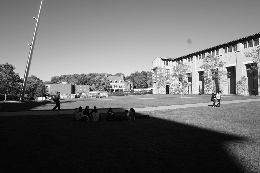
#> input picture test-data/CMU0-1/modified/01.JPG, 260 x 173 px
$ jupyter execute layer.ipynb
#> lines starting #> are read from the running program, lines starting #| are printed output that depends on the picture
### stitcher/file_mods.py
import numpy as np

def DrawImageFromCoords(coords, vals, origin, canvas):
    # Find max and min of x1 and x2 in coords, use for bounding box of image.
    # Min/Max of vals doesn't matter, we aren't normalizing.
    # Origin should be bottom left of image. Top left? Idk

    x1 = coords[:,0]
    x2 = coords[:,1]

    cx, cy = origin

    x1_min = np.min(x1)
    x1_max = np.max(x1)
    x2_min = np.min(x2)
    x2_max = np.max(x2)

    width = round(x1_max - x1_min)+1
    height = round(x2_max - x2_min)+1

    img = np.zeros((canvas), dtype=np.uint8)

    for i in range(vals.size):
        x1 = round(coords[i, 0] - x1_min)
        x2 = round(coords[i, 1] - x2_min)
        img[x1+cx, x2+cy] = vals[i]
    return img


def GenerateCoordsFromImage(image):
    (n,m) = image.shape
    coords = np.zeros((image.size, 2))
    vals = np.zeros((image.size,1), dtype=np.uint8)
    k = 0
    for i in range(n):
        for j in range(m):
            coords[k, 0] = i
            coords[k, 1] = j
            vals[k] = image[i,j]
            k += 1
    return coords, vals


def interpolate(image):
    (n,m) = image.shape
    buffer = np.zeros(image.shape, dtype=np.uint8)
    for i in range(n):
        for j in range(m):
            if image[i,j] == 0:
                ## Decide to interpolate or not
                up = image[i-1,j]

                try:
                    down = image[i+1,j]
                except IndexError:
                    down = 0

                left = image[i,j-1]

                try:
                    right = image[i,j+1]
                except IndexError:
                    right = 0

                vals = [up, down, left, right]
                count = 0
                for val in vals:
                    if val > 0:count+=1
                if count > 2:
                    buffer[i,j] = sum(vals)//count
            else:
                buffer[i,j] = image[i,j]

    return buffer

### layer.ipynb
[cell 1]
import numpy as np
import cv2 as cv
import matplotlib.pyplot as plt
from stitcher import file_mods

[cell 2]
img1 = cv.imread('./test-data/CMU0-1/modified/01.JPG', cv.IMREAD_GRAYSCALE)
#> img1 is the input picture: shape (173, 260); min 0, max 255, mean 106.5
img2 = cv.imread('./test-data/CMU0-1/modified/02.JPG', cv.IMREAD_GRAYSCALE)
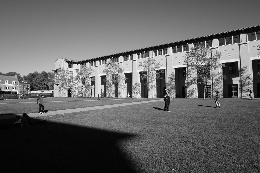
#> input picture test-data/CMU0-1/modified/02.JPG, 260 x 173 px
#> img2 is the input picture: shape (173, 260); min 0, max 255, mean 98.6
fig, axs = plt.subplots(2)
axs[0].imshow(img1)
axs[1].imshow(img2)
plt.show()
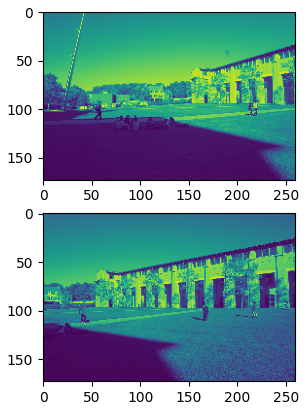
#> figure drawn by matplotlib, 2 panels

print(img1.shape)
#| (173, 260)

[cell 3]
N = 2
canvas = int(np.sqrt((img1.shape[0]*N)**2 + (img1.shape[1]*N)**2)) + 1
#> canvas = 625
canvas = (canvas, canvas)
#> canvas = (625, 625)

coords1, vals1 = file_mods.GenerateCoordsFromImage(img1)  # Preserve first image for placement
#> after the loop in GenerateCoordsFromImage, `for i in range(n):`: coords = 44980 pairs, first value 0 to 172, second value 0 to 259; k = 44980
#> coords1 has the same summary as coords in GenerateCoordsFromImage
origin1 = (canvas[0]//2 - 173//2,0)
#> origin1 = (226, 0)
coords2, vals2 = file_mods.GenerateCoordsFromImage(img2)
#> coords2 has the same summary as coords in GenerateCoordsFromImage
origin2 = (canvas[0]//2 - 173//2, canvas[0]//4)
#> origin2 = (226, 156)
transformed2 = np.zeros(coords2.shape)

angle = np.deg2rad(10)
A = np.array([[np.cos(angle), -np.sin(angle)], [np.sin(angle), np.cos(angle)]])
i=0
for coord in coords2:
    coord = coord.reshape((-1,1))
    coord = A @ coord
    transformed2[i,:] = coord.reshape(2)
    i+=1
#> this loop made 44980 passes
#> coord on passes 1 to 3: [0, 0], [-0.174, 0.985], [-0.347, 1.97]
#> after the loop, i = 44980; transformed2 = 44980 pairs, first value -44.97 to 169.4, second value 0 to 284.9

[cell 4]
layer1 = file_mods.DrawImageFromCoords(coords1, vals1, origin1, canvas)
#> in DrawImageFromCoords, `x1_min = np.min(x1)`: x1_min = 0
#> in DrawImageFromCoords, `x1_max = np.max(x1)`: x1_max = 172
#> in DrawImageFromCoords, `x2_min = np.min(x2)`: x2_min = 0
#> in DrawImageFromCoords, `x2_max = np.max(x2)`: x2_max = 259
#> in DrawImageFromCoords, `width = round(x1_max - x1_min)+1`: width = 173
#> in DrawImageFromCoords, `height = round(x2_max - x2_min)+1`: height = 260
#> after the loop in DrawImageFromCoords, `for i in range(vals.size):`:
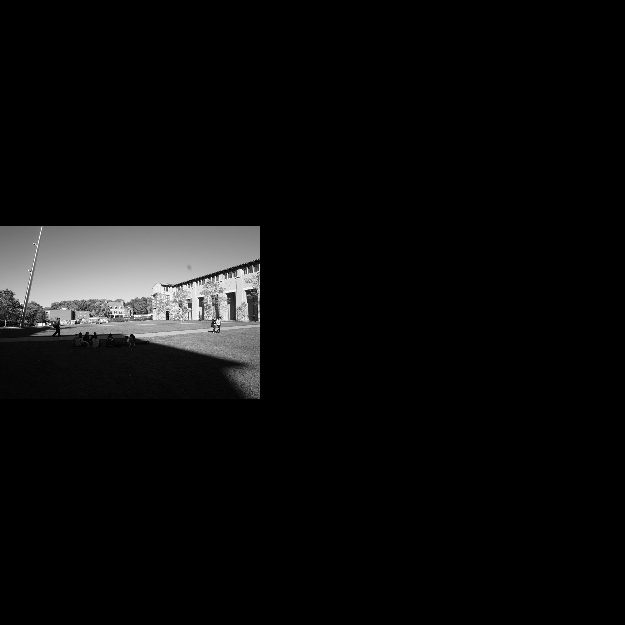
#> img: shape (625, 625); min 0, max 255, mean 12.3
layer1 = file_mods.interpolate(layer1)
layer2 = file_mods.DrawImageFromCoords(transformed2, vals2, origin2, canvas)
#> call 2 of DrawImageFromCoords, with coords = array of shape (44980, 2), vals = array of shape (44980, 1), origin = (226, 156), canvas = (625, 625)
#> in DrawImageFromCoords (call 2), `x1_min = np.min(x1)`: x1_min = -44.97
#> in DrawImageFromCoords (call 2), `x1_max = np.max(x1)`: x1_max = 169.4
#> in DrawImageFromCoords (call 2), `x2_max = np.max(x2)`: x2_max = 284.9
#> in DrawImageFromCoords (call 2), `width = round(x1_max - x1_min)+1`: width = 215
#> in DrawImageFromCoords (call 2), `height = round(x2_max - x2_min)+1`: height = 286
#> the loop in DrawImageFromCoords (call 2), `for i in range(vals.size):` made 44980 passes
#> (x1, x2) on passes 1 to 3: (45, 0), (45, 1), (45, 2)
#> after the loop in DrawImageFromCoords (call 2), `for i in range(vals.size):`:
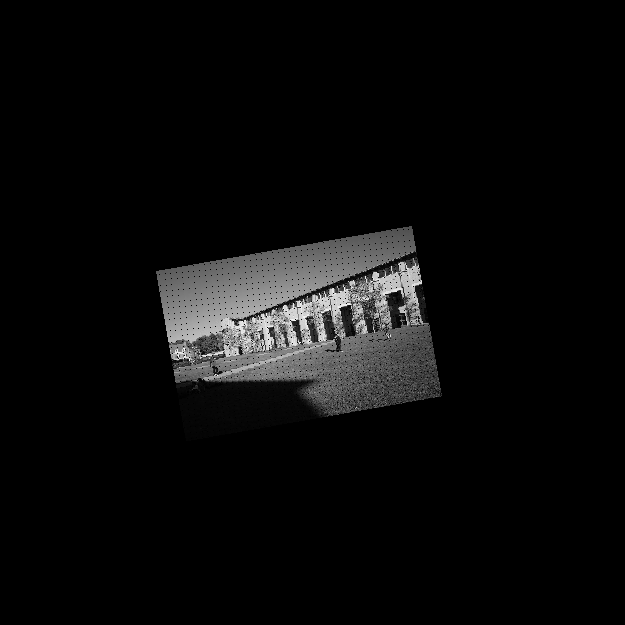
#> img: shape (625, 625); min 0, max 255, mean 11.1
layer2 = file_mods.interpolate(layer2)

[cell 5]
plt.imshow(layer1)
plt.show()

[cell 6]
plt.imshow(layer2)
plt.show()

[cell 7]
tmp = (layer1 == 0)*layer2
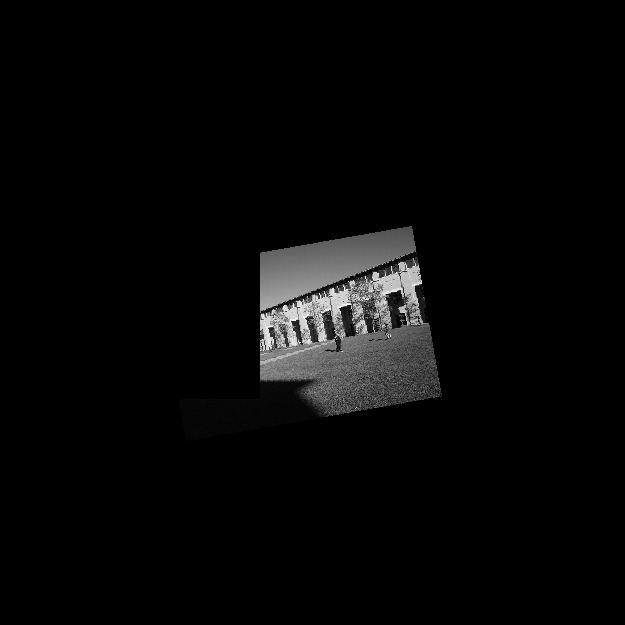
#> tmp: shape (625, 625); min 0, max 255, mean 7.5
composite = layer1 + tmp
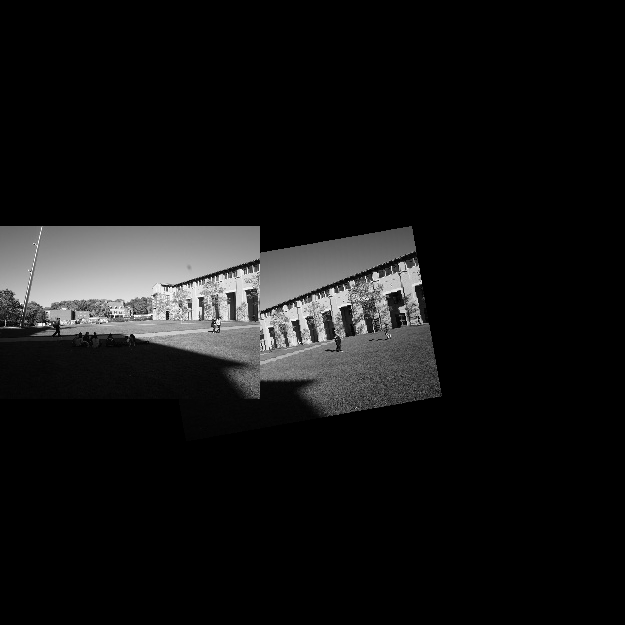
#> composite: shape (625, 625); min 0, max 255, mean 19.8
plt.imshow(composite)
plt.show()
